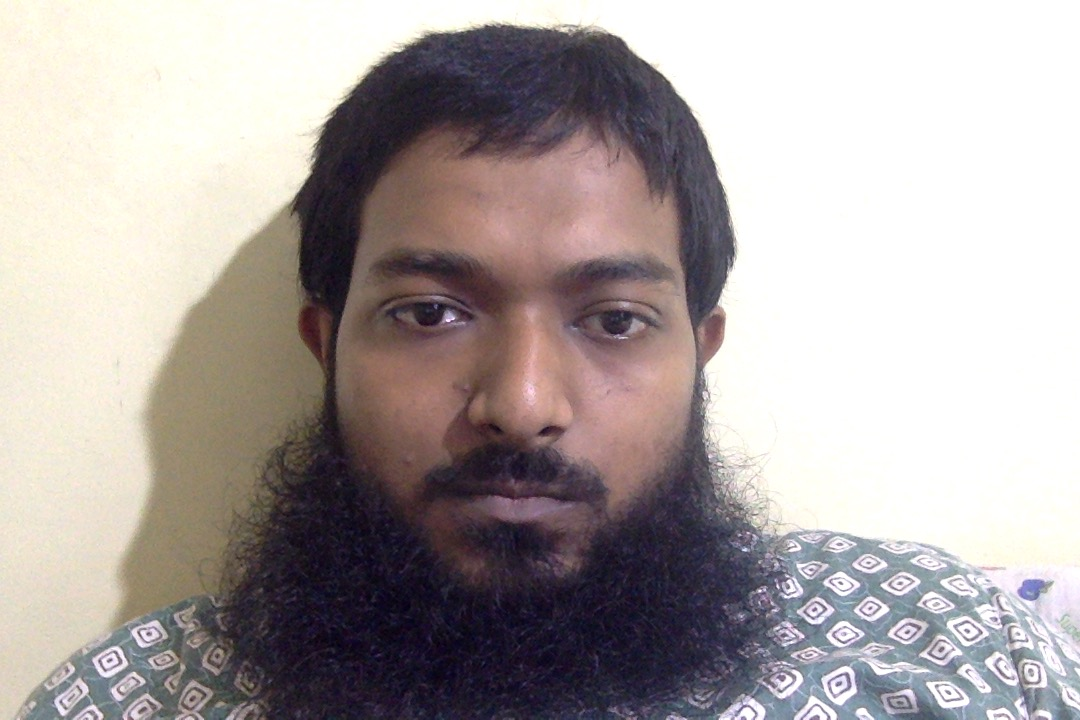
#> input picture exercise3/asd.jpg, 1080 x 720 px
$ python face_detect.py
#> lines starting #> are read from the running program, lines starting #| are printed output that depends on the picture; after the words box and inside, x2 and y2 are one past the last pixel; in counts of white or black regions, pixels touching at a corner belong together
import cv2
import time


## Read image
data = cv2.imread("asd.jpg", cv2.IMREAD_COLOR )
#> data is the input picture: shape (720, 1080, 3); mean B, G, R 163.2, 164.6, 172.5
print(type(data))
#| <class 'numpy.ndarray'>


### Face detect
# path_to_face_classfier = r"C:\Users\SAM\Anaconda3\Lib\site-packages\cv2\data\haarcascade_frontalface_default."
# path_to_eye_classifier = r"C:\Users\SAM\Anaconda3\Lib\site-packages\cv2\data\haarcascade_eye.xml"

path_to_face_classfier = "haarcascade_frontalface_default.xml"
path_to_eye_classifier = "haarcascade_eye.xml"

# Create the haar cascadeforface and eye
face_cascade = cv2.CascadeClassifier(path_to_face_classfier)
eye_cascade = cv2.CascadeClassifier(path_to_eye_classifier)

#Convert color to gray (why?? : Think)
gray = cv2.cvtColor(data, cv2.COLOR_BGR2GRAY)
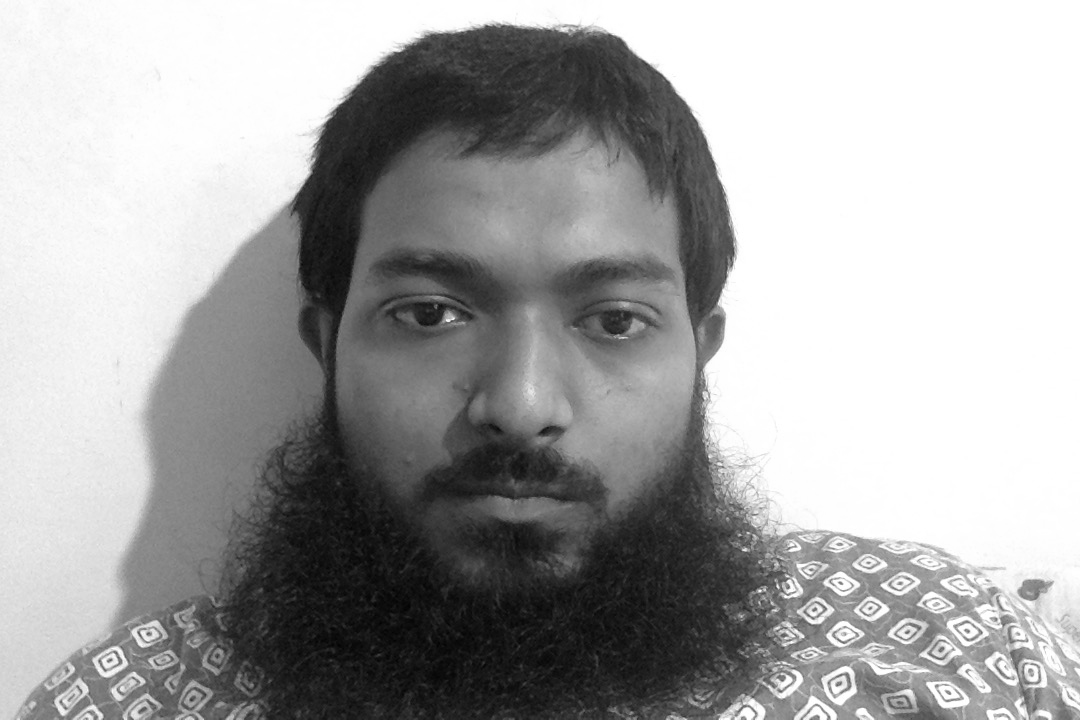
#> gray: shape (720, 1080); min 2, max 255, mean 166.8
cv2.imshow('black_n_white_input ',gray)


faces = face_cascade.detectMultiScale(gray, 2, 5) #gray, 1.3, 5
#> faces = [[334, 171, 384, 384]]
for (x,y,w,h) in faces:
    img = cv2.rectangle(data,(x,y),(x+w,y+h),(255,0,0),2)
    roi_gray = gray[y:y+h, x:x+w]
    roi_color = img[y:y+h, x:x+w]
    eyes = eye_cascade.detectMultiScale(roi_gray)
    for (ex,ey,ew,eh) in eyes:
        cv2.rectangle(roi_color,(ex,ey),(ex+ew,ey+eh),(0,255,0),2)
#> this loop made 1 pass
#> (x, y, w, h, eyes) on pass 1: (334, 171, 384, 384, [[44, 96, 93, 93], [234, 107, 89, 89]])
#> pass 1, `roi_gray = gray[y:y+h, x:x+w]`:
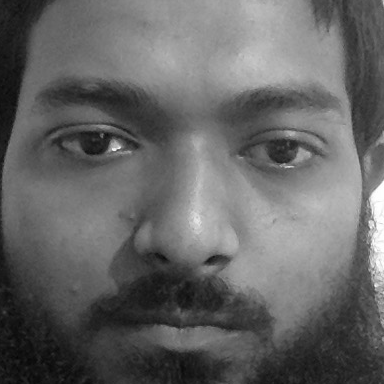
#> roi_gray: shape (384, 384); min 5, max 254, mean 100.8
#> pass 1, `roi_color = img[y:y+h, x:x+w]`:
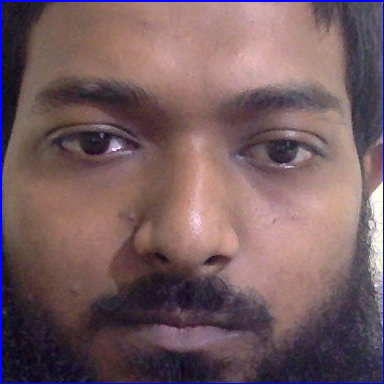
#> roi_color: shape (384, 384, 3); mean B, G, R 96.2, 92, 117.1
#> after the loop:
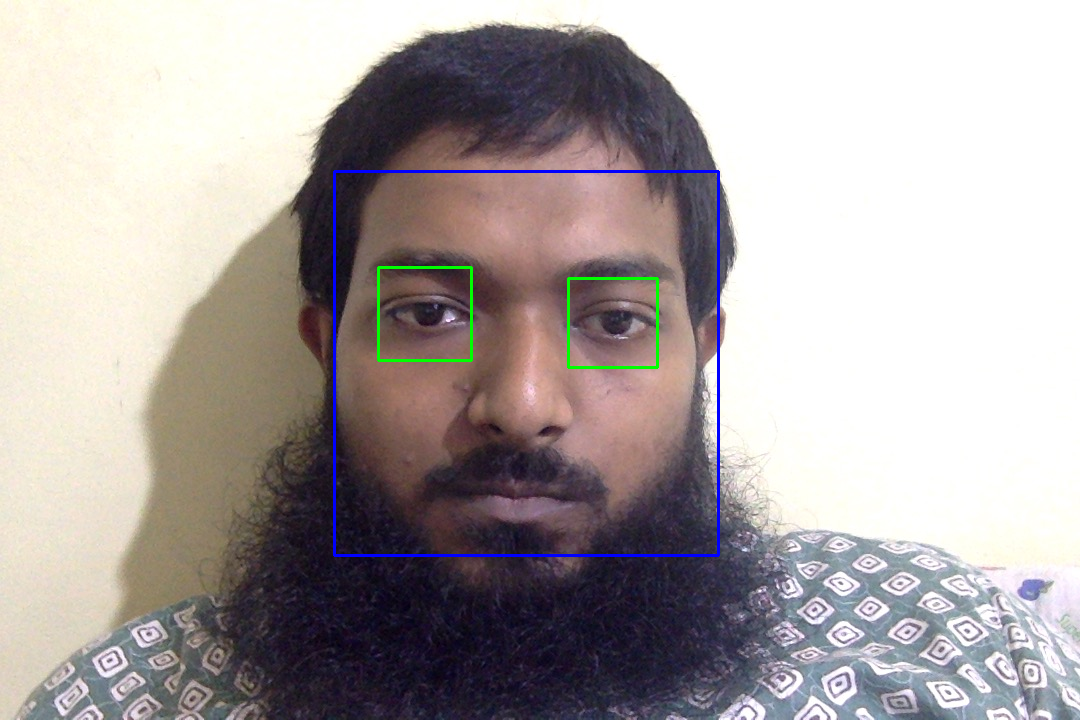
#> data: shape (720, 1080, 3); 0.87% of pixels changed, all inside (x1, y1, x2, y2) = (333, 170, 720, 557)
#> after the loop:
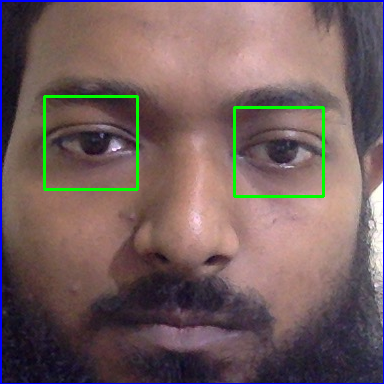
#> roi_color: shape (384, 384, 3); 1.48% of pixels changed, all inside (x1, y1, x2, y2) = (43, 95, 325, 198)

cv2.imshow('output',data)
if cv2.waitKey(0) & 0xFF == ord('q'):
#> (key q is pressed here)
	cv2.destroyAllWindows()
	print("exit")

$ run again, with exercise3/sam.jpg copied over exercise3/asd.jpg
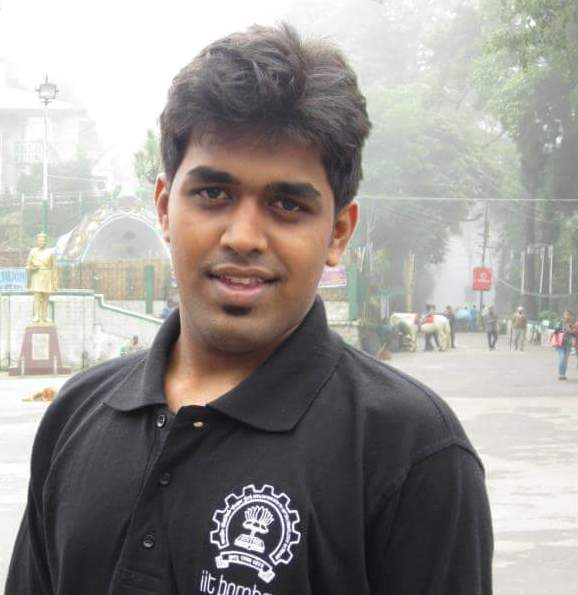
#> input picture exercise3/sam.jpg, 578 x 595 px
#> data is the input picture: shape (595, 578, 3); mean B, G, R 146.6, 149.7, 153.5
#| <class 'numpy.ndarray'>
#> faces = [[147, 129, 192, 192]]
#> the loop `for (x,y,w,h) in faces:` made 1 pass
#> (x, y, w, h, eyes) on pass 1: (147, 129, 192, 192, [[42, 39, 50, 50], [114, 50, 51, 51]])
#> after the loop `for (x,y,w,h) in faces:`:
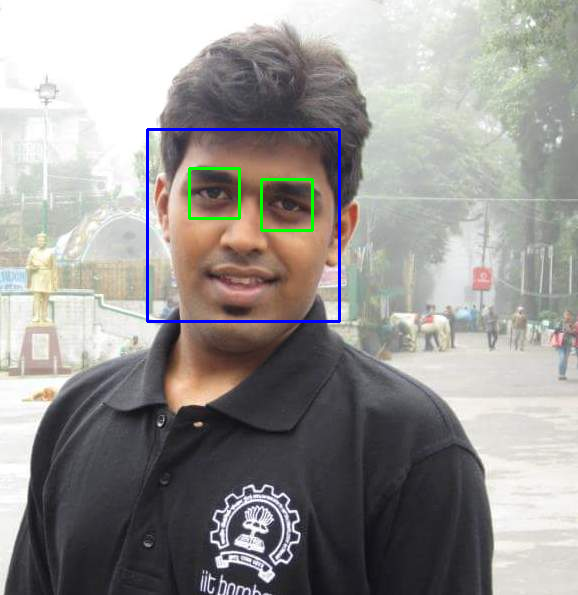
#> data: shape (595, 578, 3); 1.02% of pixels changed, all inside (x1, y1, x2, y2) = (146, 128, 341, 323)
#> after the loop `for (x,y,w,h) in faces:`:
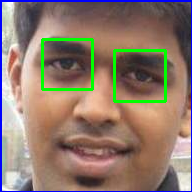
#> roi_color: shape (192, 192, 3); mean B, G, R 108.7, 121.9, 141.7
